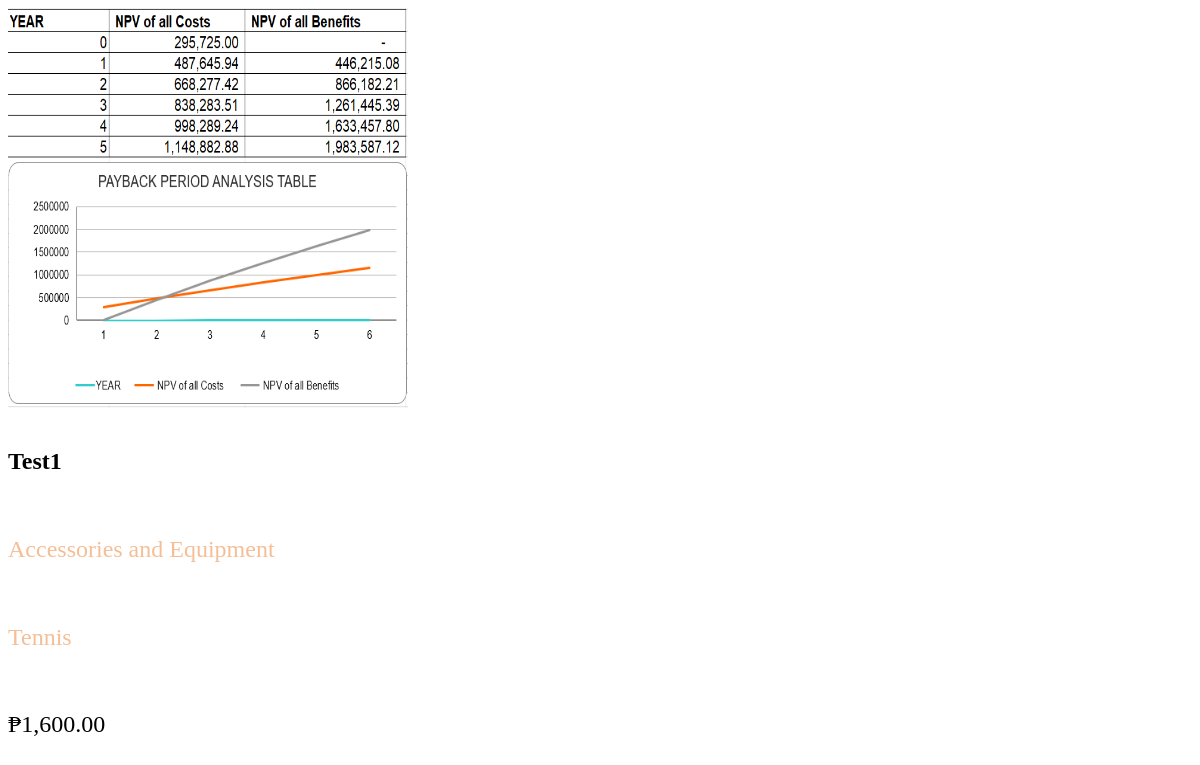
The page /php/brands/asics.php on the database its author committed.
### tables this page shows
CREATE TABLE `tbproducts` (
  `product_id` int(11) NOT NULL,
  `product_name` varchar(255) NOT NULL,
  `product_description` varchar(1000) NOT NULL,
  `product_category` varchar(255) NOT NULL,
  `product_sport` varchar(255) NOT NULL,
  `product_stocks` int(11) NOT NULL,
  `product_image` varchar(255) NOT NULL,
  `product_brand` varchar(255) NOT NULL,
  `product_price` int(11) NOT NULL,
  `date_added` date NOT NULL DEFAULT current_timestamp()
);

### php/brands/asics.php (the view, shortened to what this page needs)
<?php
    include("conn.php");
    $select_query = 'select `product_id`, `product_name`, `product_category`, `product_sport`, `product_image`,`product_price` from `tbproducts` where product_brand = "Asics" and product_stocks != 0';
    $query_result = $conn->query($select_query);
    foreach ($query_result as $row) {
        $image = $row["product_image"];
        $name = $row["product_name"];
        $category = $row["product_category"];
        $sport = $row["product_sport"];
        $price = $row["product_price"];
        echo '<div class="product">';
        echo '<a href = "./product-page.php?id='. $row["product_id"].'">';
        echo '<img src="../products/' . $image . '" alt="' . $row['product_name'] . '">';
        echo '<div class="product-details">';
        echo '<p class="product-name">'.$name.'</p>';
        echo '</a>';
        echo '<p class="product-tags">'.$category.'</p>';
        echo '<p class="product-tags">'.$sport.'</p>';
        echo '<p>₱'.number_format($price, 2).'</p>';
        echo '</div>';
    }
?>

### rows shown on the page
tbproducts: product_image (picture), product_name "Test1", product_category "Accessories and Equipment", product_sport "Tennis", product_price "1,600.00"
